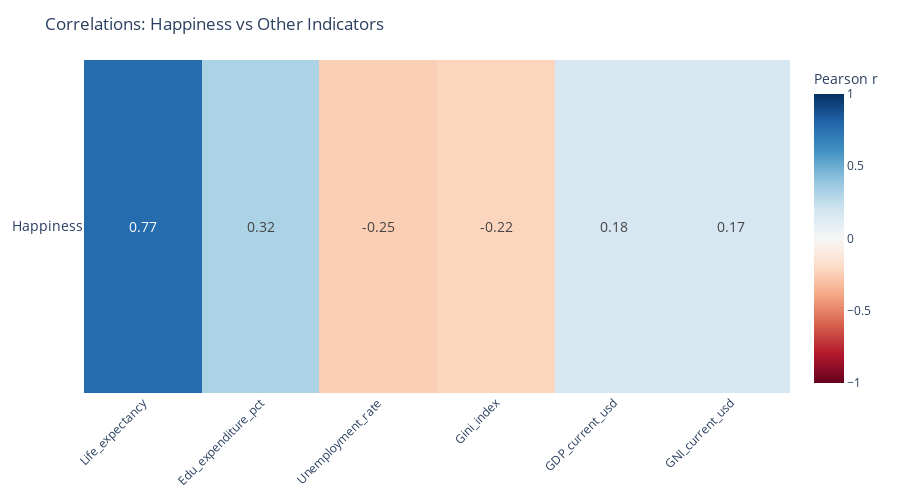

Notebook cell for this chart:
### Code cell
import pandas as pd
import numpy as np
import plotly.graph_objects as go

df = pd.read_csv('final.csv')
others = [
    'GDP_current_usd',
    'GNI_current_usd',
    'Gini_index',
    'Life_expectancy',
    'Unemployment_rate',
    'Edu_expenditure_pct'
]

corr_with_hap = df[others].corrwith(df['Happiness'])
corr_with_hap = corr_with_hap.reindex(
    corr_with_hap.abs().sort_values(ascending=False).index
)

fig = go.Figure(go.Heatmap(
    z=[corr_with_hap.values],
    x=corr_with_hap.index,
    y=['Happiness'],
    zmin=-1, zmid=0, zmax=1,
    colorscale='RdBu',
    colorbar=dict(title='Pearson r'),
    text=[[f"{v:.2f}" for v in corr_with_hap.values]],
    texttemplate='%{text}',
    textfont=dict(size=14),
    hoverongaps=False
))

fig.update_layout(
    title="Correlations: Happiness vs Other Indicators",
    xaxis_tickangle=-45,
    yaxis=dict(tickfont=dict(size=14)),
    height=500,
    margin=dict(l=80, r=80, t=60, b=100)
)

fig.show()

### Figure 1 — Plotly figure (JSON) as saved in the notebook; plotly's stock layout.template omitted (floating-point values rounded to 4 significant figures)
{"data": [{"colorbar": {"title": {"text": "Pearson r"}}, "colorscale": [[0, "rgb(103,0,31)"], [0.1, "rgb(178,24,43)"], [0.2, "rgb(214,96,77)"], [0.3, "rgb(244,165,130)"], [0.4, "rgb(253,219,199)"], [0.5, "rgb(247,247,247)"], [0.6, "rgb(209,229,240)"], [0.7, "rgb(146,197,222)"], [0.8, "rgb(67,147,195)"], [0.9, "rgb(33,102,172)"], [1, "rgb(5,48,97)"]], "hoverongaps": false, "text": [["0.77", "0.32", "-0.25", "-0.22", "0.18", "0.17"]], "textfont": {"size": 14}, "texttemplate": "%{text}", "type": "heatmap", "x": ["Life_expectancy", "Edu_expenditure_pct", "Unemployment_rate", "Gini_index", "GDP_current_usd", "GNI_current_usd"], "y": ["Happiness"], "z": [[0.7736, 0.3198, -0.2493, -0.223, 0.1758, 0.1748]], "zmax": 1, "zmid": 0, "zmin": -1}], "layout": {"height": 500, "margin": {"b": 100, "l": 80, "r": 80, "t": 60}, "title": {"text": "Correlations: Happiness vs Other Indicators"}, "xaxis": {"tickangle": -45}, "yaxis": {"tickfont": {"size": 14}}}}
